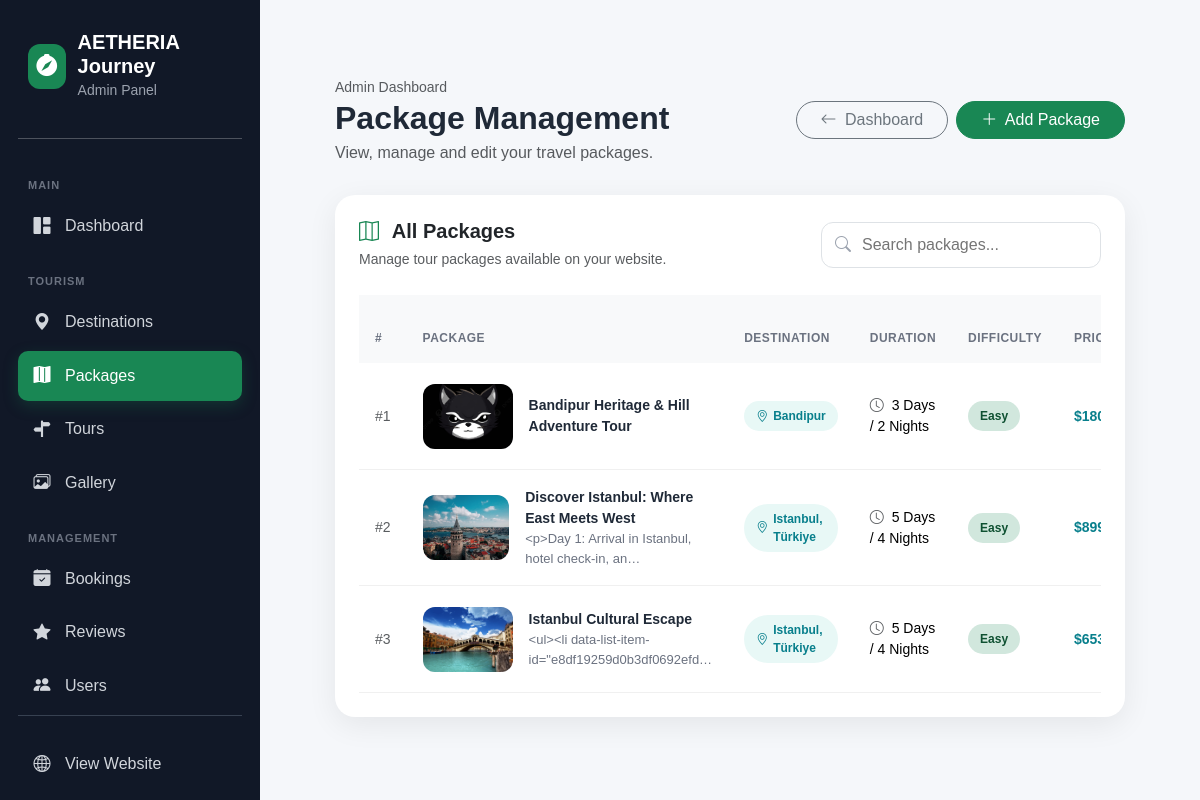
The app's page /adminpage/package_list/ (signed in), older data.
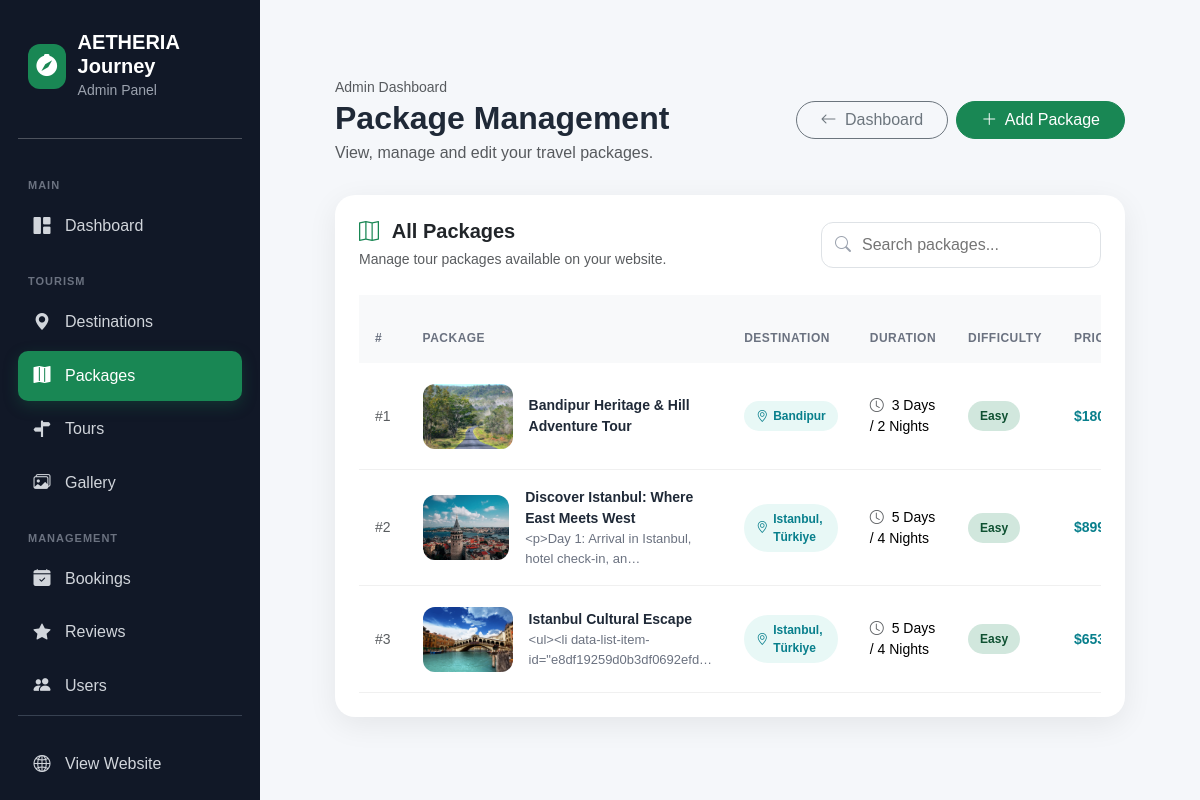
The same page, newer data.
### adminpage/models.py (models this page shows, shortened)
class Package(models.Model):
    title = models.CharField(max_length=230)
    destination= models.ForeignKey(Destination,on_delete=models.CASCADE)
    duration = models.CharField(max_length=30)
    difficulty = models.CharField(max_length=30)
    price = models.IntegerField()
    max_people = models.IntegerField()
    itinerary = CKEditor5Field("Itinerary", config_name="default", blank=True, null=True)
    includes = CKEditor5Field("Includes", config_name="default")
    excludes = CKEditor5Field("Excludes", config_name="default")
    featured_image = models.FileField(upload_to="packages/")

class Destination(models.Model):
    name = models.CharField(max_length=100)
    description = CKEditor5Field("Description", config_name="default")
    category = models.ForeignKey(Category, on_delete=models.CASCADE)
    created_at = models.DateTimeField(auto_now_add=True)
    location = models.CharField(max_length=150)
    image = models.FileField(upload_to="destination/")
    best_time_to_visit = models.CharField(max_length=200)
    latitude = models.DecimalField(max_digits=9, decimal_places=6, blank=True, null=True)
    longitude = models.DecimalField(max_digits=9, decimal_places=6, blank=True, null=True)

### adminpage/views.py (the view)
# urls.py: path('package_list/', package_list, name='package_list'),
@staff_member_required(login_url="/adminpage/login/")
def package_list(request):
    packages = Package.objects.all()
    context = {
        "packages": packages
    }
    return render(
        request,
        "adminpage/package_list.html",
        context
    )

### adminpage/templates/adminpage/package_list.html (shortened to what the changed rows need)
{% extends "adminpage/base.html" %}
{% block content %}
<div class="main-content">
    <div class="page-header">
        <div class="d-flex justify-content-between align-items-center">
            <div>
                <h2 class="mb-1">
                    Package Management
                </h2>
            </div>
        </div>
    </div>
    <div class="card package-card">
        <div class="card-body p-4">
            <div class="table-responsive">
                <table
                    class="table"
                    id="packageTable"
                >
                    <thead>
                        <tr>
                            <th>
                                #
                            </th>
                            <th>
                                Package
                            </th>
                            <th>
                                Destination
                            </th>
                            <th>
                                Duration
                            </th>
                            <th>
                                Difficulty
                            </th>
                            <th>
                                Price
                            </th>
                        </tr>
                    </thead>
                    <tbody>
                        {% for package in packages %}
                        <tr>
                            <td>
                                <span class="text-muted">
                                    #{{ package.id }}
                                </span>
                            </td>
                            <td>
                                <div class="d-flex align-items-center gap-3">
                                    {% if package.featured_image %}
                                        <img
                                            src="{{ package.featured_image.url }}"
                                            alt="{{ package.title }}"
                                            class="package-image"
                                        >
                                    {% else %}
                                        <div class="no-image">
                                            <i class="bi bi-image"></i>
                                        </div>
                                    {% endif %}
                                    <div>
                                        <div class="package-title">
                                            {{ package.title }}
                                        </div>
                                    </div>
                                </div>
                            </td>
                            <td>
                                {% if package.destination %}
                                    <span class="destination-badge">
                                        <i class="bi bi-geo-alt"></i>
                                        {{ package.destination.name }}
                                    </span>
                                {% else %}
                                    <span class="text-muted">
                                        —
                                    </span>
                                {% endif %}
                            </td>
                            <td>
                                <i class="bi bi-clock me-1 text-muted"></i>
                                {{ package.duration }}
                            </td>
                            <td>
                                {% if package.difficulty|lower == "easy" %}
                                    <span class="difficulty difficulty-easy">
                                        Easy
                                    </span>
                                {% elif package.difficulty|lower == "moderate" %}
                                    <span class="difficulty difficulty-moderate">
                                        Moderate
                                    </span>
                                {% elif package.difficulty|lower == "hard" %}
                                    <span class="difficulty difficulty-hard">
                                        Hard
                                    </span>
                                {% else %}
                                    <span class="difficulty difficulty-moderate">
                                        {{ package.difficulty }}
                                    </span>
                                {% endif %}
                            </td>
                            <td>
                                <span class="price">
                                    ${{ package.price }}
                                </span>
                            </td>
                        </tr>
                        {% endfor %}
                    </tbody>
                </table>
            </div>
        </div>
    </div>
</div>
{% endblock %}

Row changes from the older to the newer data that the page shows:
changed Package "Bandipur Heritage & Hill Adventure Tour": featured_image: a different picture
